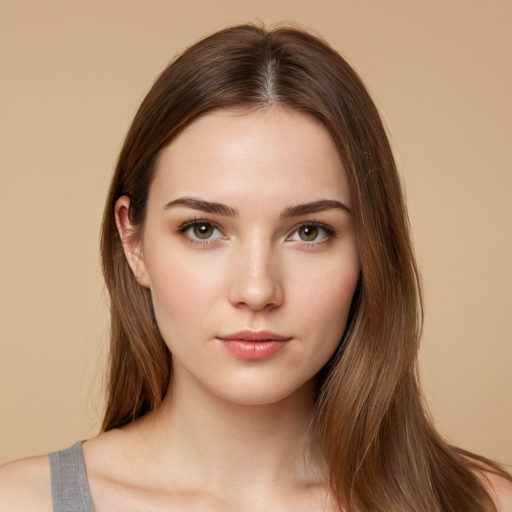
#> input picture pyaesthetics/data/face1.png, 512 x 512 px
$ python colordetection.py
#> lines starting #> are read from the running program, lines starting #| are printed output that depends on the picture
#!/usr/bin/env python3
# -*- coding: utf-8 -*-
"""
This module contains functions to evaluate the presence of different colors in an image.
It uses the 16 basic colors or the full 140 color list defined in the W3C specifications.

Created on Thu Apr 19 22:40:46 2018
Last edited on Fri Aug 2 11:37:57 2024

@author: Giulio Gabrieli (gack94@gmail.com)
"""

import os
import cv2
import matplotlib.pyplot as plt
import numpy as np
import matplotlib.patches as patches
import time
import pandas as pd
###############################################################################
#                                                                             #
#                  This section handles color recognition                     #
#                                                                             #
###############################################################################

# Define color dictionaries for 16 and 140 W3C colors
_colors = {
    16: {
        "Aqua": [0, 255, 255],
        "Black": [0, 0, 0],
        "Blue": [0, 0, 255],
        "Fuchsia": [255, 0, 255],
        "Gray": [128, 128, 128],
        "Green": [0, 128, 0],
        "Lime": [0, 255, 0],
        "Maroon": [128, 0, 0],
        "Navy": [0, 0, 128],
        "Olive": [128, 128, 0],
        "Purple": [128, 0, 128],
        "Red": [255, 0, 0],
        "Silver": [192, 192, 192],
        "Teal": [0, 128, 128],
        "White": [255, 255, 255],
        "Yellow": [255, 255, 0]
    },
    140: {
        "AliceBlue" : [240,248,255],
        "AntiqueWhite" : [250,235,215],
        "Aqua" : [0,255,255],
        "AquaMarine" : [127,255,212],
        "Azure" : [240,255,255],
        "Beige" : [245,245,220],
        "Bisque" : [255,228,196],
        "Black" : [0,0,0],
        "BlanchedAlmond" : [255,235,205],
        "Blue" : [0,0,255],
        "BlueViolet" : [138,43,226],
        "Brown" : [165,42,42],
        "BurlyWood" : [222,184,135],
        "CadetBlue" : [95,158,160],
        "Chartreuse" : [127,255,0],
        "Chocolate" : [210,105,30],
        "Coral" : [255,127,80],
        "CornFlowerBlue" : [100,149,237],
        "Cornsilk" : [255,248,220],
        "Crimson" : [220,20,60],
        "Cyan" : [0,255,255],
        "DarkBlue" : [0,0,139],
        "DarkCyan" : [0,139,139],
        "DarkGoldenRod" : [184,134,11],
        "DarkGray" : [169,169,169],
        "DarkGreen" : [0,100,0],
        "DarkKhaki" : [189,183,107],
        "DarkMagenta" : [139,0,139],
        "DarkOliveGreen" : [85,107,47],
        "DarkOrange" : [255,140,0],
        "DarkOrchid" : [153,50,204],
        "DarkRed" : [139,0,0],
        "DarkSalmon" : [233,150,122],
        "DarkSeaGreen" : [143,188,143],
        "DarkSlateBlue" : [72,61,139],
        "DarkSlateGray" : [47,79,79],
        "DarkTurquoise" : [0,206,209],
        "DarkViolet" : [148,0,211],
        "DeepPink" : [255,20,147],
        "DeepSkyBlue" : [0,191,255],
        "DimGray" : [105,105,105],
        "DodgerBlue" : [30,144,255],
        "FireBrick" : [178,34,34],
        "FloralWhite" : [255,250,240],
        "ForestGreen" : [34,139,34],
        "Fuchsia" : [255, 0, 255],
        "Gainsboro" : [220,220,220],
        "GhostWhite" : [248,248,255],
        "Gold" : [255,215,0],
        "GoldenRod" : [218,165,32],
        "Gray" : [128,128,128],
        "Green" : [0,128,0],
        "GreenYellow" : [173,255,47],
        "HoneyDew" : [240,255,240],
        "HotPink" : [255,105,180],
        "IndianRed" : [205,92,92],
        "Indigo" : [75,0,130],
        "Ivory" : [255,255,240],
        "Khaki" : [240,230,140],
        "Lavender" : [230,230,250],
        "LavenderBlush" : [255,240,245],
        "LawnGreen" : [124,252,0],
        "LemonChiffon" : [255,250,205],
        "LightBlue" : [173,216,230],
        "LightCoral" : [240,128,128],
        "LightCyan" : [224,255,255],
        "LightGoldenrodYellow" : [250,250,210],
        "LightGray" : [211,211,211],
        "LightGreen" : [144,238,144],
        "LightPink" : [255,182,193],
        "LightSalmon" : [255,160,122],
        "LightSeaGreen" : [32,178,170],
        "LightSkyBlue" : [135,206,250],
        "LightSlateGray" : [119,136,153],
        "LightSteelBlue" : [176,196,222],
        "LightYellow" : [255,255,224],
        "Lime" : [0,255,0],
        "LimeGreen" : [50,205,50],
        "Linen" : [250,240,230],
        "Magenta" : [255,0,255],
        "Maroon" : [128,0,0],
        "MediumAquaMarine" : [102,205,170],
        "MediumBlue" : [0,0,205],
        "MediumOrchid" : [186,85,211],
        "MediumPurple" : [147,112,219],
        "MediumSeaGreen" : [60,179,113],
        "MediumSlateBlue" : [123,104,238],
        "MediumSpringGreen" : [0,250,154],
        "MediumTurquoise" : [72,209,204],
        "MediumVioletRed" : [199,21,133],
        "MidnightBlue" : [25,25,112],
        "MintCream" : [245,255,250],
        "MistyRose" : [255,228,225],
        "Moccasin" : [255,228,181],
        "NavajoWhite" : [255,222,173],
        "Navy" : [0,0,128],
        "OldLace" : [253,245,230],
        "Olive" : [128,128,0],
        "OliveDrab" : [107,142,35],
        "Orange" : [255,165,0],
        "OrangeRed" : [255,69,0],
        "Orchid" : [218,112,214],
        "PaleGoldenRod" : [238,232,170],
        "PaleGreen" : [152,251,152],
        "PaleTurquoise" : [175,238,238],
        "PaleVioletRed" : [219,112,147],
        "PapayaWhip" : [255,239,213],
        "PeachPuff" : [255,218,185],
        "Peru" : [205,133,63],
        "Pink" : [255,192,203],
        "Plum" : [221,160,221],
        "PowderBlue" : [176,224,230],
        "Purple" : [128,0,128],
        "Red" : [255,0,0],
        "RosyBrown" : [188,143,143],
        "RoyalBlue" : [65,105,225],
        "SaddleBrown" : [139,69,19],
        "Salmon" : [250,128,114],
        "SandyBrown" : [244,164,96],
        "SeaGreen" : [46,139,87],
        "SeaShell" : [255,245,238],
        "Sienna" : [160,82,45],
        "Silver" : [192,192,192],
        "SkyBlue" : [135,206,235],
        "SlateBlue" : [106,90,205],
        "SlateGray" : [112,128,144],
        "Snow" : [255,250,250],
        "SpringGreen" : [0,255,127],
        "SteelBlue" : [70,130,180],
        "Tan" : [210,180,140],
        "Teal" : [0,128,128],
        "Thistle" : [216,191,216],
        "Tomato" : [255,99,71],
        "Turquoise" : [64,224,208],
        "Violet" : [238,130,238],
        "Wheat" : [245,222,179],
        "White" : [255,255,255],
        "WhiteSmoke" : [245,245,245],
        "Yellow" : [255,255,0],
        "YellowGreen" : [154,205,50]
        }
    }

def get_colors_w3c(img, ncolors=16, plot=False, plotncolors=5):
    """
    This function is used to get a simplified color palette (W3C colors).
    It can be used with 16 (https://www.html-color-names.com/basic-color-names.php)
    or 140 colors (https://www.w3schools.com/colors/colors_names.asp).

    :param img: Image to analyze in RGB format.
    :type img: numpy.ndarray
    :param ncolors: Number of colors to use (e.g., 16 or 140). Default is 16.
    :type ncolors: int
    :param plot: Whether to plot a color palette image showing the top colors.
    :type plot: bool
    :param plotncolors: Number of colors to display in the palette image. Default is 5.
    :type plotncolors: int
    :param clusterfactor: Factor to cluster similar colors. Default is 50.
    :type clusterfactor: int
    :return: An array of RGB values representing the most frequent colors.
    :rtype: numpy.ndarray
    """

    # Validate ncolors
    if ncolors not in [16, 140]:
        raise ValueError("Invalid value for 'ncolors'. Value must be 16 or 140.")

    # Select color dictionary
    colors = _colors[ncolors]

    # Calculate the distance of each pixel to each color
    colors_array = np.array(list(colors.values()))
    dists = np.sum(np.abs(img[:, :, np.newaxis, :3] - colors_array), axis=3)
    closest_color_indices = np.argmin(dists, axis=2)

    colorscheme = []

    # Map the indices to color names
    for row_indices in closest_color_indices:
        row_colors = [list(colors.keys())[index] for index in row_indices]
        colorscheme.extend(row_colors)

    # Handle alpha channel
    if img.shape[2] == 4:
        alpha = img[:, :, 3]
        # Exclude completely transparent pixels (alpha == 0) from distance calculation
        mask = alpha > 100
        mask = mask.ravel()
        colorscheme = np.array(colorscheme)[mask]

    # Calculate the percentage of each color
    unique_colors, counts = np.unique(colorscheme, return_counts=True)
    colorscheme = dict(sorted([[str(c), float(count / len(colorscheme) * 100)] for c, count in zip(unique_colors, counts)]))

    # Add missing colors with 0% presence
    missingcolors = list(set(colors) - set(unique_colors))
    for color in missingcolors:
        colorscheme[color] =  0.0


    colorscheme = {k: v for k, v in sorted(colorscheme.items(), key=lambda item: item[1], reverse=True)}
    # print(colorscheme)

    # Plot the color palette if required
    if plot:
        # print()
        fig, ax = plt.subplots()
        plt.suptitle(f'Top {plotncolors} colors ({ncolors} colors mode)')
        for i in range(plotncolors):
            ax.add_patch(patches.Rectangle((i, 0), 1, 1, facecolor=list(colorscheme.keys())[i].lower()))
        plt.xlim(0, plotncolors)
        plt.axis('off')  # H
        plt.show()

    return colorscheme

def get_colors(img, plot=False, plotncolors=5, clusterfactor = 50):
    """
    Extracts and optionally plots the most frequent colors in an image.

    This function reshapes the image to a list of RGB values, clusters these colors
    based on the specified cluster factor to reduce the number of unique colors, and
    returns the most common colors. Optionally, it can plot the top `plotncolors` colors
    as rectangles.

    Parameters:
    - img (numpy.ndarray): The input image as a NumPy array of shape (height, width, 3).
    - plot (bool): If True, a plot of the top `plotncolors` colors is displayed. Default is False.
    - plotncolors (int): The number of top colors to plot. Default is 5.
    - clusterfactor (int): The factor by which to cluster similar colors. Default is 50.

    Returns:
    - numpy.ndarray: An array of RGB values representing the most frequent colors.
    """

    # Reshape the image array to a list of RGB values
    data = img[:, :, :3].reshape(img.shape[0] * img.shape[1], 3)

    # Handle alpha channel
    if img.shape[2] == 4:
        alpha = img[:, :, 3]
        # Exclude completely transparent pixels (alpha == 0) from distance calculation
        mask = alpha > 100
        mask = mask.ravel()
        data = np.array(data)[mask]

    # Apply clustering by rounding the RGB values based on clusterfactor
    data = data // clusterfactor
    data = data.astype(int)
    data = data * clusterfactor

    # Convert to DataFrame to use value_counts for finding the most frequent colors
    df = pd.DataFrame(data, columns=['R', 'G', 'B'])
    sorted_data = df.value_counts().index.to_numpy()

    if plot:
        # Plot the top `plotncolors` colors
        fig, ax = plt.subplots()
        plt.suptitle(f'Top {plotncolors} colors')
        for i in range(min(plotncolors, len(sorted_data))):
            ax.add_patch(patches.Rectangle((i, 0), 1, 1, facecolor=[x/255 for x in sorted_data[i]]))
        plt.xlim(0, plotncolors)
        plt.axis('off')  # Hide axes
        plt.show()

    return sorted_data

###############################################################################
#                                                                             #
#                                   DEBUG                                     #
#                                                                             #
###############################################################################

if __name__ == '__main__':
    basepath = os.path.dirname(os.path.realpath(__file__))

    # Path to a sample image for debugging   # Set the data path to use sample images
    data_folder = basepath + "/data/"

    # Path to a sample image
    sample_img = data_folder + "face1.png"


    # Read and preprocess the sample image
    img = cv2.imread(sample_img, cv2.IMREAD_UNCHANGED)
#> img is the input picture: shape (512, 512, 3); mean B, G, R 111.9, 139.1, 174.6
    img = cv2.cvtColor(img, cv2.COLOR_BGRA2RGBA)
#> img: shape (512, 512, 4)

    # Display the image
    plt.imshow(img)


    # Calculate and print the color scheme using 16 W3C colors and plot the results
    results = get_colors_w3c(img, ncolors=16, plot=True, plotncolors=5)
#> in get_colors_w3c, `closest_color_indices = np.argmin(dists, axis=2)`:
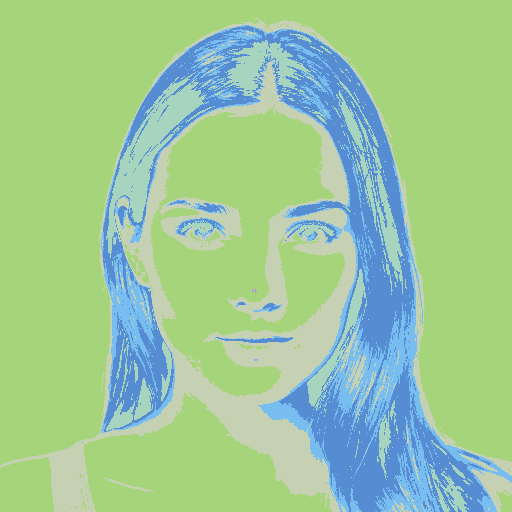
#> closest_color_indices: shape (512, 512) int64; 7 distinct labels, from 1 to 14; one colour per label, 0 black
#> after the loop in get_colors_w3c, `for row_indices in closest_color_indices:`: colorscheme = 262144 items
#> in get_colors_w3c, `alpha = img[:, :, 3]`: alpha: shape (512, 512); every value is 255
#> in get_colors_w3c, `mask = alpha > 100`: mask: shape (512, 512) bool; every value is 1
#> in get_colors_w3c, `unique_colors, counts = np.unique(colorscheme, return_counts=True)`: counts = [14414, 34921, 34490, 1, 17046, 161262, 10]
#> in get_colors_w3c, `colorscheme = dict(sorted([[str(c), float(count / len(colorscheme) * 1..`: colorscheme = {'Black': 5.5, 'Gray': 13.32, 'Maroon': 13.16, 'Navy': 0.000381, 'Olive': 6.5, 'Silver': 61.52, 'White': 0.00381}
#> in get_colors_w3c, `missingcolors = list(set(colors) - set(unique_colors))`: missingcolors = ['Purple', 'Aqua', 'Green', 'Lime', 'Fuchsia', 'Teal', 'Yellow', 'Blue', 'Red']
#> the loop in get_colors_w3c, `for color in missingcolors:` made 9 passes
#> after the loop in get_colors_w3c, `for color in missingcolors:`: colorscheme = 16 items
#> in get_colors_w3c, `plt.show()`:
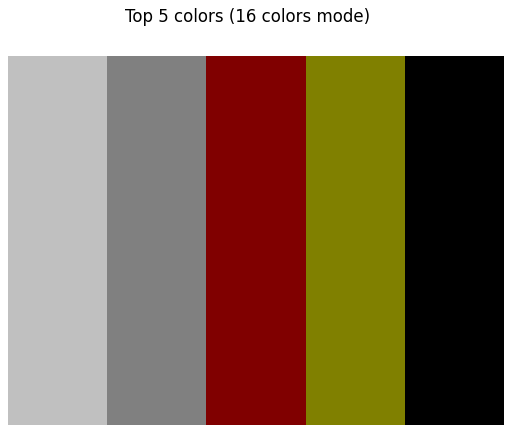
#> figure drawn by matplotlib, 1 panel
#> results = 16 items
    print("Color scheme of the image is:", results)
#> (printed output is left out)

    # Calculate and print the color scheme using 16 W3C colors and plot the results
    results = get_colors_w3c(img, ncolors=140, plot=True, plotncolors=5)
#> call 2 of get_colors_w3c, with ncolors = 140, plot = True, plotncolors = 5
#> in get_colors_w3c (call 2), `closest_color_indices = np.argmin(dists, axis=2)`:
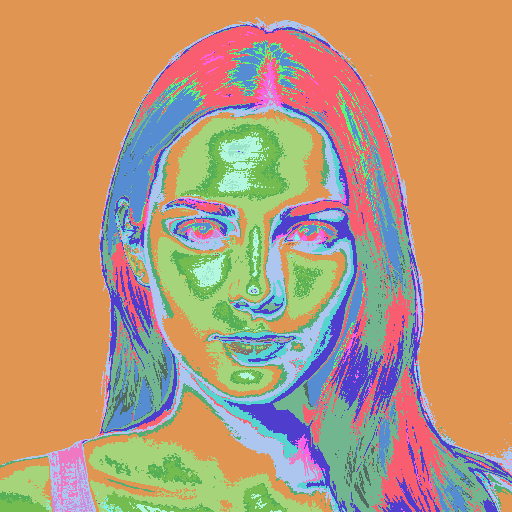
#> closest_color_indices: shape (512, 512) int64; 36 distinct labels, from 1 to 135; one colour per label, 0 black
#> after the loop in get_colors_w3c (call 2), `for row_indices in closest_color_indices:`: colorscheme = 262144 items
#> in get_colors_w3c (call 2), `unique_colors, counts = np.unique(colorscheme, return_counts=True)`: counts = 36 values, max 127481 at index 33, min 1 at index 13, mean 7281.8
#> in get_colors_w3c (call 2), `colorscheme = dict(sorted([[str(c), float(count / len(colorscheme) * 1..`: colorscheme = 36 items
#> in get_colors_w3c (call 2), `missingcolors = list(set(colors) - set(unique_colors))`: missingcolors = 104 items, first 6: 'MediumSlateBlue', 'Violet', 'Beige', 'Chartreuse', 'MediumVioletRed', 'PowderBlue'
#> the loop in get_colors_w3c (call 2), `for color in missingcolors:` made 104 passes
#> after the loop in get_colors_w3c (call 2), `for color in missingcolors:`: colorscheme = 140 items
#> in get_colors_w3c (call 2), `plt.show()`:
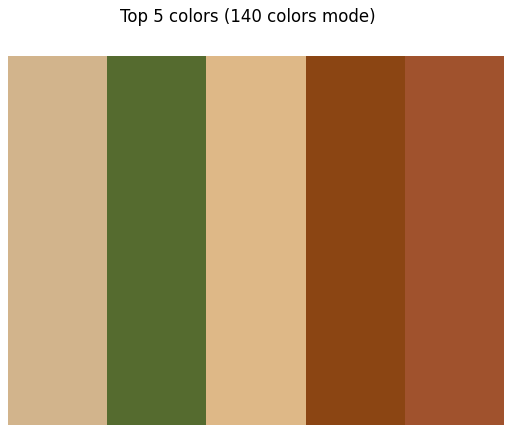
#> figure drawn by matplotlib, 1 panel
#> results = 140 items
    print("Color scheme of the image is:", results)
#> (printed output is left out)

    # Calculate and print the color scheme using RGB colors (reduced to cluster similar colors) and plot the results
    results = get_colors(img, plot=True, plotncolors=5, clusterfactor = 10)
#> in get_colors, `df = pd.DataFrame(data, columns=['R', 'G', 'B'])`: df = table of 262144 rows and 3 columns
#> the loop in get_colors, `for i in range(min(plotncolors, len(sorted_data))):` made 5 passes
#> in get_colors, `plt.show()`:
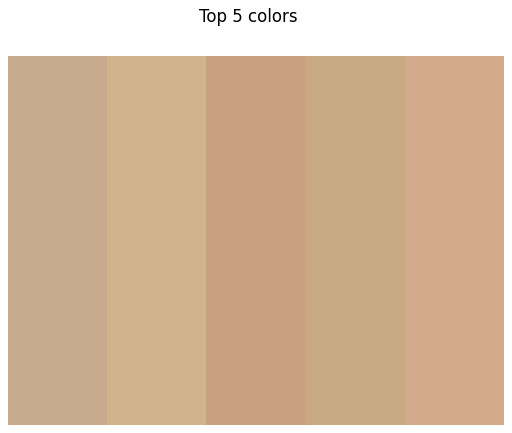
#> figure drawn by matplotlib, 1 panel
    # print("Color scheme of the image is:", results)
